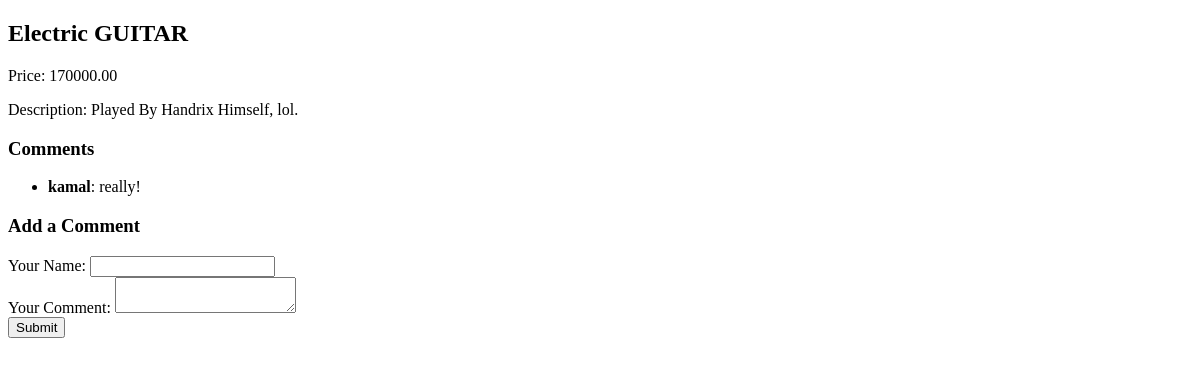
Page /shop/2/ on the committed database.
### shop/models.py (models this page shows, shortened)
class Product(models.Model):
    name = models.CharField(max_length=255)
    image = models.ImageField(upload_to='product_images/')
    price = models.DecimalField(max_digits=10, decimal_places=2)
    description = models.TextField()
    created = models.DateTimeField(auto_now_add=True)
    updated = models.DateTimeField(auto_now=True)

class Comment(models.Model):
    product = models.ForeignKey(Product, on_delete=models.CASCADE, related_name='comments')
    author = models.CharField(max_length=255)
    content = models.TextField()
    created_at = models.DateTimeField(auto_now_add=True)

### shop/views.py (the view)
# urls.py: path('<int:pk>/', product_detail, name='product_detail'),
def product_detail(request, pk):
    product = get_object_or_404(Product, pk=pk)
    comments = product.comments.all()
    if request.method == 'POST':
        comment_form = CommentForm(request.POST)
        if comment_form.is_valid():
            new_comment = comment_form.save(commit=False)
            new_comment.product = product
            new_comment.save()
            return JsonResponse({'author': new_comment.author, 'content': new_comment.content})
    else:
        comment_form = CommentForm()
    return render(request, 'shop/product_detail.html', {'product': product, 'comments': comments, 'comment_form': comment_form})

### shop/forms.py
class CommentForm(forms.ModelForm):
    class Meta:
        model = Comment
        fields = ['author', 'content']

### shop/templates/shop/product_detail.html (shortened to what this page needs)
{% extends 'base.html' %}
{% load static %}
{% block content %}
  <h2>{{ product.name }}</h2>
  <p>Price: {{ product.price }}</p>
  <p>Description: {{ product.description }}</p>
  <h3>Comments</h3>
  <ul id="comments-list">
    {% for comment in comments %}
      <li>
        <strong>{{ comment.author }}</strong>: {{ comment.content }}
      </li>
    {% empty %}
      <li>No comments yet.</li>
    {% endfor %}
  </ul>
  <h3>Add a Comment</h3>
  <form id="comment-form" method="post">
    <div>
      <label for="id_author">Your Name:</label>
      <input type="text" id="id_author" name="author">
    </div>
    <div>
      <label for="id_content">Your Comment:</label>
      <textarea id="id_content" name="content"></textarea>
    </div>
    <button type="submit" id="submit-comment">Submit</button>
  </form>
{% endblock %}

### rows in the picture
Product: name "Electric GUITAR", price "170000.00", description "Played By Handrix Himself, lol."
Comment: author "kamal", content "really!"
